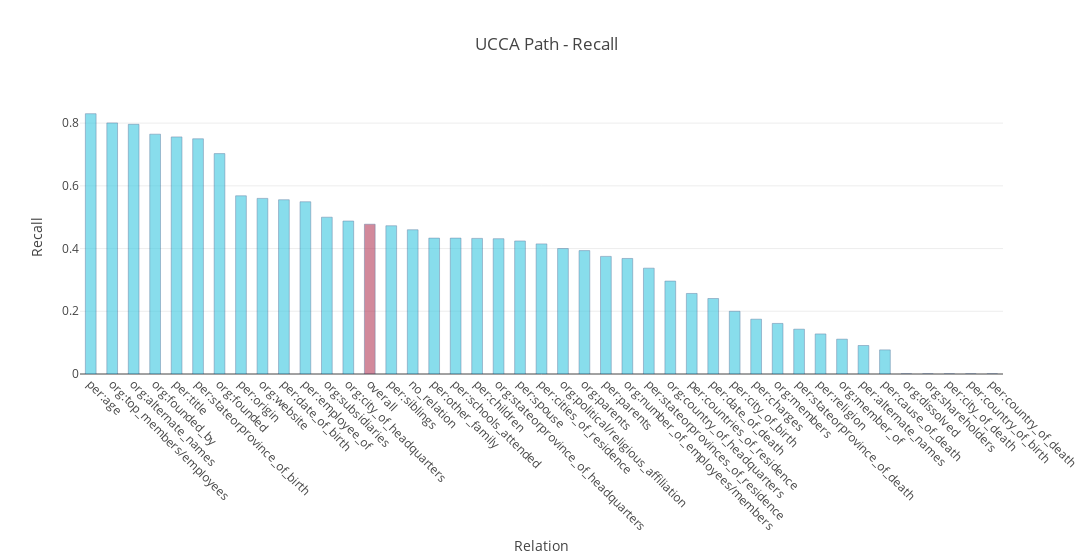

Source (notebook cell):
### Code cell
import plotly.graph_objs as go

trace1 = go.Bar(
    x=[stat[0] for stat in stats],
    y=[stat[2] for stat in stats],
    name='Pseudo Recall',
    width=0.5,
    marker=dict(
        color='rgb(158,202,225)',
        line=dict(
            color='rgb(8,48,107)',
            width=0.5),
        ),
    opacity=0.6
)

overall_index = next(i for (i, stat) in enumerate(stats) if stat[0] == 'overall')

colors = ['rgb(58,200,225)'] * len(stats)
colors[overall_index] = 'rgb(181,59,89)'


trace2 = go.Bar(
    x=[stat[0] for stat in stats],
    y=[stat[1] for stat in stats],
    name='Recall',
    width=0.5,
    marker=dict(
        color=colors,
        line=dict(
            color='rgb(8,48,107)',
            width=0.5),
        ),
    opacity=0.6
)

data = [trace2]
layout = go.Layout(
    title='UCCA Path - Recall',
    xaxis_title="Relation",
    yaxis_title="Recall",        
    barmode='overlay',
    width=1200,
    xaxis = go.layout.XAxis(
        tickangle = 45,
        automargin = True
        
    )
    
        
)

fig = go.Figure(data=data, layout=layout)
iplot(fig)

### Figure 1 — Plotly figure (JSON) as saved in the notebook; plotly's stock layout.template omitted (floating-point values rounded to 4 significant figures)
{"data": [{"marker": {"color": ["rgb(58,200,225)", "rgb(58,200,225)", "rgb(58,200,225)", "rgb(58,200,225)", "rgb(58,200,225)", "rgb(58,200,225)", "rgb(58,200,225)", "rgb(58,200,225)", "rgb(58,200,225)", "rgb(58,200,225)", "rgb(58,200,225)", "rgb(58,200,225)", "rgb(58,200,225)", "rgb(181,59,89)", "rgb(58,200,225)", "rgb(58,200,225)", "rgb(58,200,225)", "rgb(58,200,225)", "rgb(58,200,225)", "rgb(58,200,225)", "rgb(58,200,225)", "rgb(58,200,225)", "rgb(58,200,225)", "rgb(58,200,225)", "rgb(58,200,225)", "rgb(58,200,225)", "rgb(58,200,225)", "rgb(58,200,225)", "rgb(58,200,225)", "rgb(58,200,225)", "rgb(58,200,225)", "rgb(58,200,225)", "rgb(58,200,225)", "rgb(58,200,225)", "rgb(58,200,225)", "rgb(58,200,225)", "rgb(58,200,225)", "rgb(58,200,225)", "rgb(58,200,225)", "rgb(58,200,225)", "rgb(58,200,225)", "rgb(58,200,225)", "rgb(58,200,225)"], "line": {"color": "rgb(8,48,107)", "width": 0.5}}, "name": "Recall", "opacity": 0.6, "type": "bar", "uid": "a0c23cab-a918-46e5-99e0-f291707fef26", "width": 0.5, "x": ["per:age", "org:top_members/employees", "org:alternate_names", "org:founded_by", "per:title", "per:stateorprovince_of_birth", "org:founded", "per:origin", "org:website", "per:date_of_birth", "per:employee_of", "org:subsidiaries", "org:city_of_headquarters", "overall", "per:siblings", "no_relation", "per:other_family", "per:schools_attended", "per:children", "org:stateorprovince_of_headquarters", "per:spouse", "per:cities_of_residence", "org:political/religious_affiliation", "org:parents", "per:parents", "org:number_of_employees/members", "per:stateorprovinces_of_residence", "org:country_of_headquarters", "per:countries_of_residence", "per:date_of_death", "per:city_of_birth", "per:charges", "org:members", "per:stateorprovince_of_death", "per:religion", "org:member_of", "per:alternate_names", "per:cause_of_death", "org:dissolved", "org:shareholders", "per:city_of_death", "per:country_of_birth", "per:country_of_death"], "y": [0.83, 0.8006, 0.7962, 0.7647, 0.756, 0.75, 0.7027, 0.5682, 0.56, 0.5556, 0.5492, 0.5, 0.4878, 0.4776, 0.4727, 0.4599, 0.4333, 0.4333, 0.4324, 0.4314, 0.4242, 0.4149, 0.4, 0.3934, 0.375, 0.3684, 0.3375, 0.2963, 0.2568, 0.2407, 0.2, 0.1748, 0.1613, 0.1429, 0.1277, 0.1111, 0.0909, 0.0769, 0, 0, 0, 0, 0]}], "layout": {"barmode": "overlay", "title": {"text": "UCCA Path - Recall"}, "width": 1200, "xaxis": {"automargin": true, "tickangle": 45, "title": {"text": "Relation"}}, "yaxis": {"title": {"text": "Recall"}}}}
